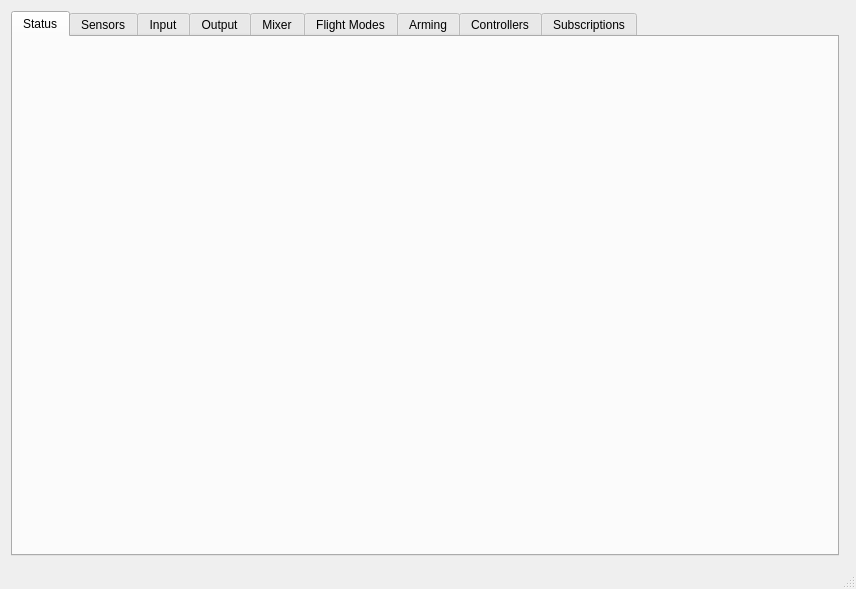
<?xml version="1.0" encoding="UTF-8"?>
<ui version="4.0">
 <class>MainWindow</class>
 <widget class="QMainWindow" name="MainWindow">
  <property name="geometry">
   <rect>
    <x>0</x>
    <y>0</y>
    <width>856</width>
    <height>589</height>
   </rect>
  </property>
  <property name="windowTitle">
   <string>MainWindow</string>
  </property>
  <widget class="QWidget" name="centralWidget">
   <layout class="QHBoxLayout" name="horizontalLayout_2">
    <item>
     <widget class="QTabWidget" name="tabWidget">
      <property name="currentIndex">
       <number>0</number>
      </property>
      <widget class="QWidget" name="tab">
       <attribute name="title">
        <string>Status</string>
       </attribute>
      </widget>
      <widget class="QWidget" name="tab_2">
       <attribute name="title">
        <string>Sensors</string>
       </attribute>
      </widget>
      <widget class="QWidget" name="tab_4">
       <attribute name="title">
        <string>Input</string>
       </attribute>
      </widget>
      <widget class="QWidget" name="tab_5">
       <attribute name="title">
        <string>Output</string>
       </attribute>
      </widget>
      <widget class="QWidget" name="tab_3">
       <attribute name="title">
        <string>Mixer</string>
       </attribute>
      </widget>
      <widget class="QWidget" name="tab_6">
       <attribute name="title">
        <string>Flight Modes</string>
       </attribute>
      </widget>
      <widget class="QWidget" name="tab_7">
       <attribute name="title">
        <string>Arming</string>
       </attribute>
      </widget>
      <widget class="QWidget" name="tab_8">
       <attribute name="title">
        <string>Controllers</string>
       </attribute>
      </widget>
      <widget class="QWidget" name="tab_9">
       <attribute name="title">
        <string>Subscriptions</string>
       </attribute>
      </widget>
     </widget>
    </item>
    <item>
     <widget class="ui_connect" name="widget" native="true"/>
    </item>
   </layout>
  </widget>
  <widget class="QMenuBar" name="menuBar">
   <property name="geometry">
    <rect>
     <x>0</x>
     <y>0</y>
     <width>856</width>
     <height>21</height>
    </rect>
   </property>
  </widget>
  <widget class="QStatusBar" name="statusBar"/>
 </widget>
 <layoutdefault spacing="6" margin="11"/>
 <customwidgets>
  <customwidget>
   <class>ui_connect</class>
   <extends>QWidget</extends>
   <header>ui_connect.h</header>
   <container>1</container>
  </customwidget>
 </customwidgets>
 <resources/>
 <connections/>
</ui>
